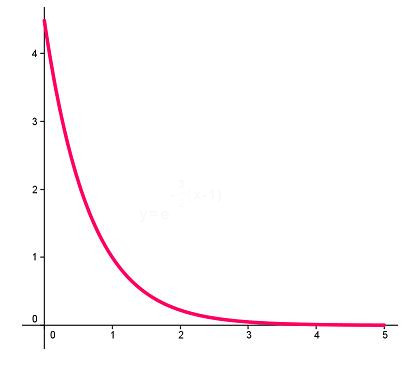
#> input picture pictures/originals/group1/fun4.jpg, 420 x 370 px
$ python -i extract_skeleton.py   (imports and definitions only)
#> lines starting #> are read from the running program, lines starting #| are printed output that depends on the picture; after the words box and inside, x2 and y2 are one past the last pixel; in counts of white or black regions, pixels touching at a corner belong together
#> further down, picture is the input picture: shape (370, 420, 3); mean B, G, R 251.4, 250.3, 252.9
import numpy as np

import cv2
from skimage.morphology import skeletonize

from crop import *

# parameter for adaptative media threshold
BLOCK_SIZE = 50
THRESHOLD = 65


def get_block_index(image_shape, yx, block_size):
    y = np.arange(max(0, yx[0] - block_size),
                  min(image_shape[0], yx[0] + block_size))
    x = np.arange(max(0, yx[1] - block_size),
                  min(image_shape[1], yx[1] + block_size))
    return np.meshgrid(y, x)


def adaptive_median_threshold(img_in, thr):
    # applies median threshold to a block
    med = np.median(img_in)
    img_out = np.zeros_like(img_in, np.uint8)
    img_out[img_in - med < thr] = 255
    return img_out


def block_image_process(image, block_size, thr):
    # applies adptive median threshold to every block
    # of the image
#> called with block_size = 50, thr = 65
    image = cv2.bilateralFilter(image, 15, 25, 75)
    image = 255 - image
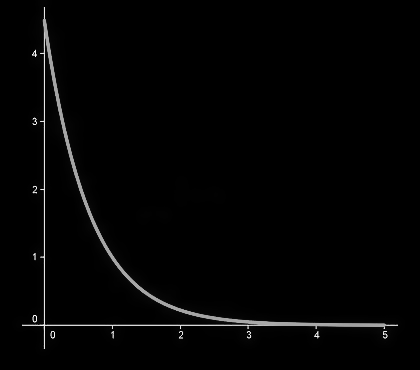
#> image: shape (370, 420); min 0, max 250, mean 3.7

    out_image = np.zeros_like(image, np.uint8)
    for row in range(0, image.shape[0], block_size):
        for col in range(0, image.shape[1], block_size):
            idx = (row, col)
            block_idx = get_block_index(image.shape, idx, block_size)
            out_image[block_idx] = adaptive_median_threshold(
                                   image[block_idx], thr)
#> this loop made 1 pass
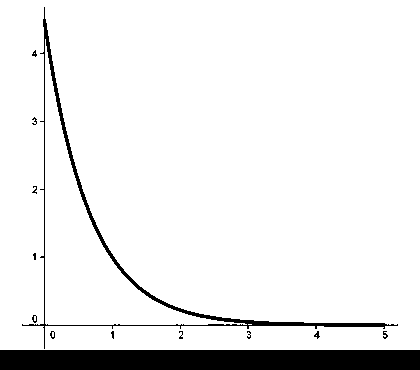
#> out_image: shape (370, 420); 92.7% white; 13 black regions (7 under 20 px), largest, box (x1, y1, x2, y2) and area: (0, 350, 420, 370) 8400, (22, 7, 398, 349) 2675, (314, 331, 320, 339) 24, (383, 331, 388, 339) 23, (32, 315, 37, 323) 22, (50, 331, 55, 339) 22

    return out_image


def calculate_percent(image):
    # calculates the amount of white pixels in the image
    white_amnt = 0
    total = 0

    for i in range(0, image.shape[0]):
        for j in range(0, image.shape[1]):
            if image[i][j] > 0.0:
                white_amnt += 1
            total += 1

    return (white_amnt / float(total)) * 10


def get_skeleton(img, thr):
    # processes bw image and extracts skeleton
    # using threshold value 'thr'
    dst = block_image_process(img, BLOCK_SIZE, thr)

    skeleton = skeletonize(dst < 255)
    skeleton = skeleton.astype(float)

    return skeleton


def convert_to_grayscale(image):
    height, width = image.shape[:2]
    blank_image = np.zeros((height, width, 3), np.uint8)
    blank_image[:, :] = (255, 255, 255)

    for i in range(0, height):
        for j in range(0, width):
            if image[i][j] > 0.0:
                blank_image[i, j] = (0, 0, 0)

    return 255 - blank_image


def extract_skeleton(original_image):
    original = original_image
    img = cv2.cvtColor(original, cv2.COLOR_BGR2GRAY)

    thr = THRESHOLD
    skeleton = get_skeleton(img, thr)
    baseI, baseJ, skeleton = crop_binary(skeleton)
    percent = calculate_percent(skeleton)
    if percent < 0.001:
        thr = THRESHOLD * 0.5
        skeleton = get_skeleton(img, thr)
        baseI, baseJ, skeleton = crop_binary(skeleton)

    skeleton = convert_to_grayscale(skeleton)

    return skeleton

>>> import cv2
>>> picture = cv2.imread('../pictures/originals/group1/fun4.jpg')
#> (the run stopped early here; a loop or call above may not have finished)

$ run again, on pictures/originals/group1/fun6.jpg
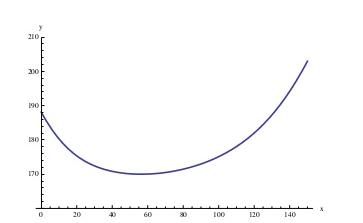
#> input picture pictures/originals/group1/fun6.jpg, 363 x 223 px
#> picture is the input picture: shape (223, 363, 3); mean B, G, R 251.3, 251.1, 251.1
#> in block_image_process, `image = 255 - image`:
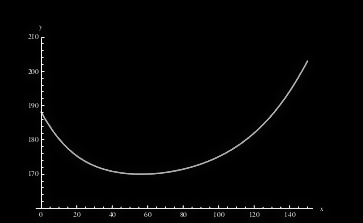
#> image: shape (223, 363); min 0, max 252, mean 3.7
#> the loop in block_image_process, `for row in range(0, image.shape[0], block_size):` made 1 pass
#> after the loop in block_image_process, `for row in range(0, image.shape[0], block_size):`:
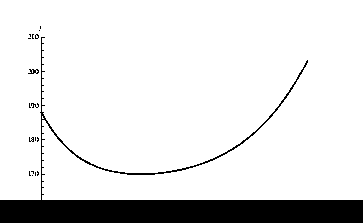
#> out_image: shape (223, 363); 88.5% white; 18 black regions (15 under 20 px), largest, box (x1, y1, x2, y2) and area: (0, 37, 363, 223) 9159, (28, 69, 39, 74) 33, (31, 103, 39, 108) 21

$ run again, on pictures/originals/group1/fun1.png
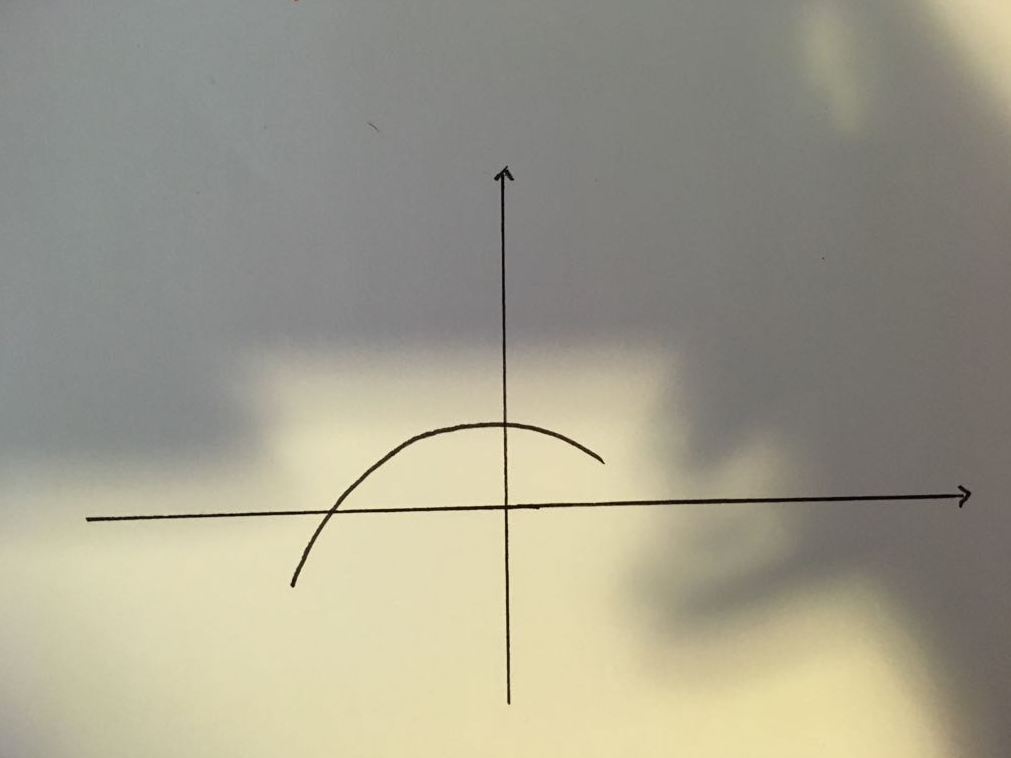
#> input picture pictures/originals/group1/fun1.png, 1011 x 758 px
#> picture is the input picture: shape (758, 1011, 3); mean B, G, R 140.6, 156.9, 160.3
#> in block_image_process, `image = 255 - image`:
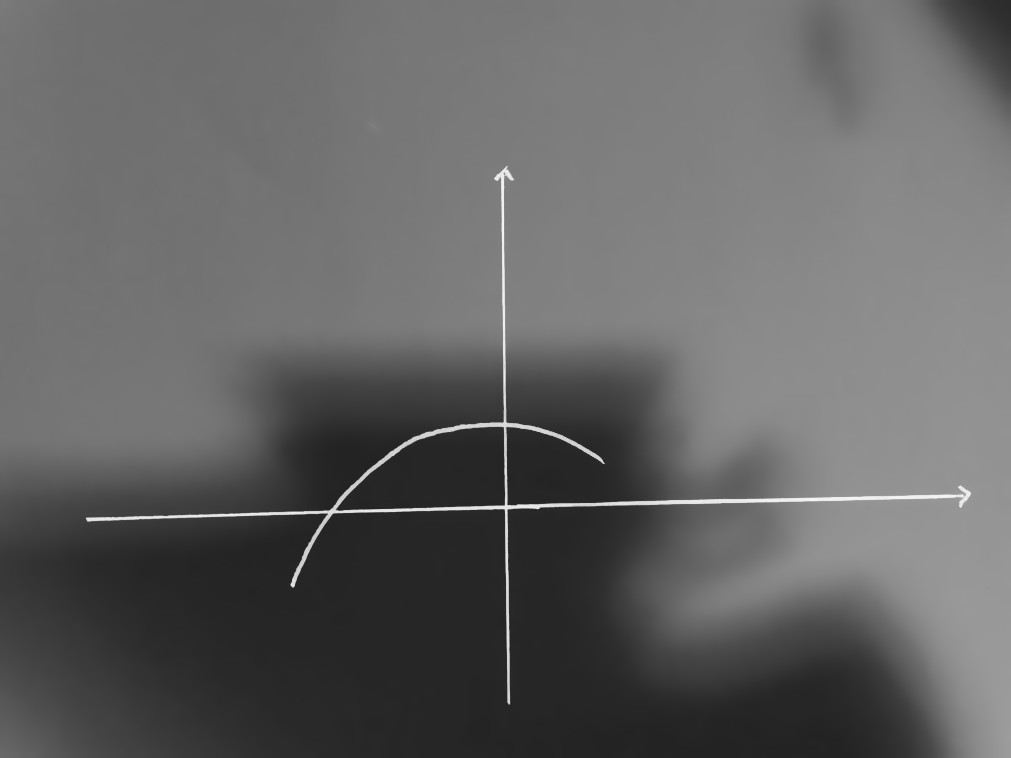
#> image: shape (758, 1011); min 34, max 245, mean 98.9
#> the loop in block_image_process, `for row in range(0, image.shape[0], block_size):` made 1 pass
#> after the loop in block_image_process, `for row in range(0, image.shape[0], block_size):`:
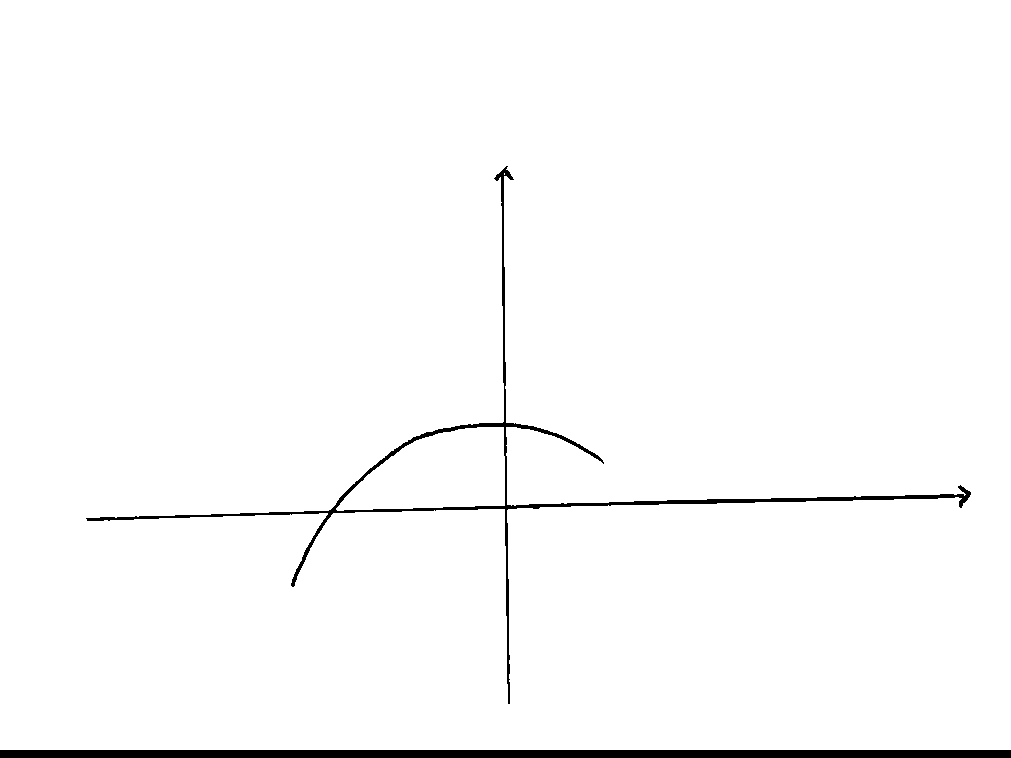
#> out_image: shape (758, 1011); 98.2% white; 2 black regions, box (x1, y1, x2, y2) and area: (0, 750, 1011, 758) 8088, (86, 166, 971, 704) 5684

$ run again, on pictures/originals/group1/fun2.png
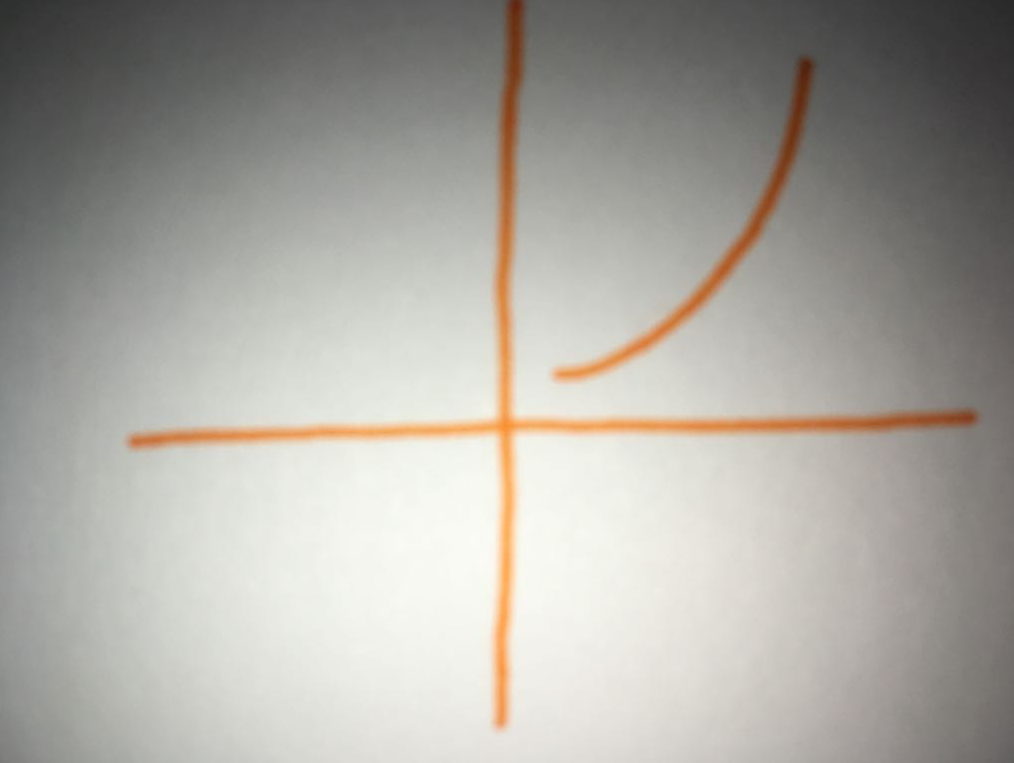
#> input picture pictures/originals/group1/fun2.png, 1014 x 763 px
#> picture is the input picture: shape (763, 1014, 3); mean B, G, R 160.3, 166.9, 169.7
#> in block_image_process, `image = 255 - image`:
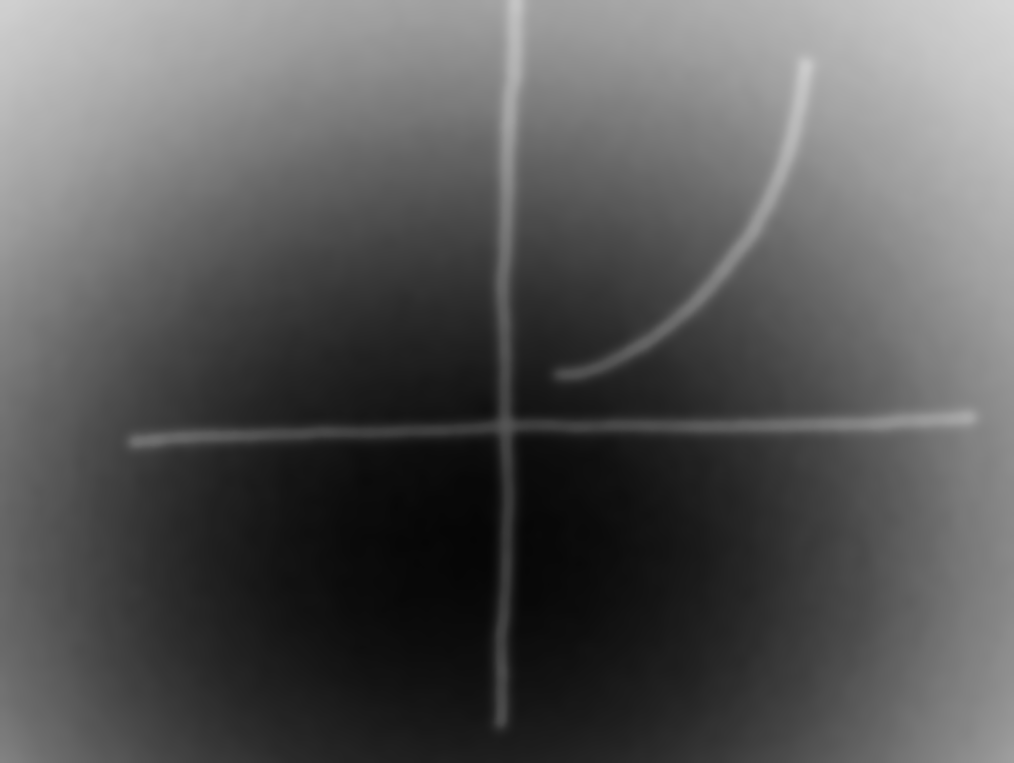
#> image: shape (763, 1014); min 5, max 213, mean 88
#> the loop in block_image_process, `for row in range(0, image.shape[0], block_size):` made 1 pass
#> after the loop in block_image_process, `for row in range(0, image.shape[0], block_size):`:
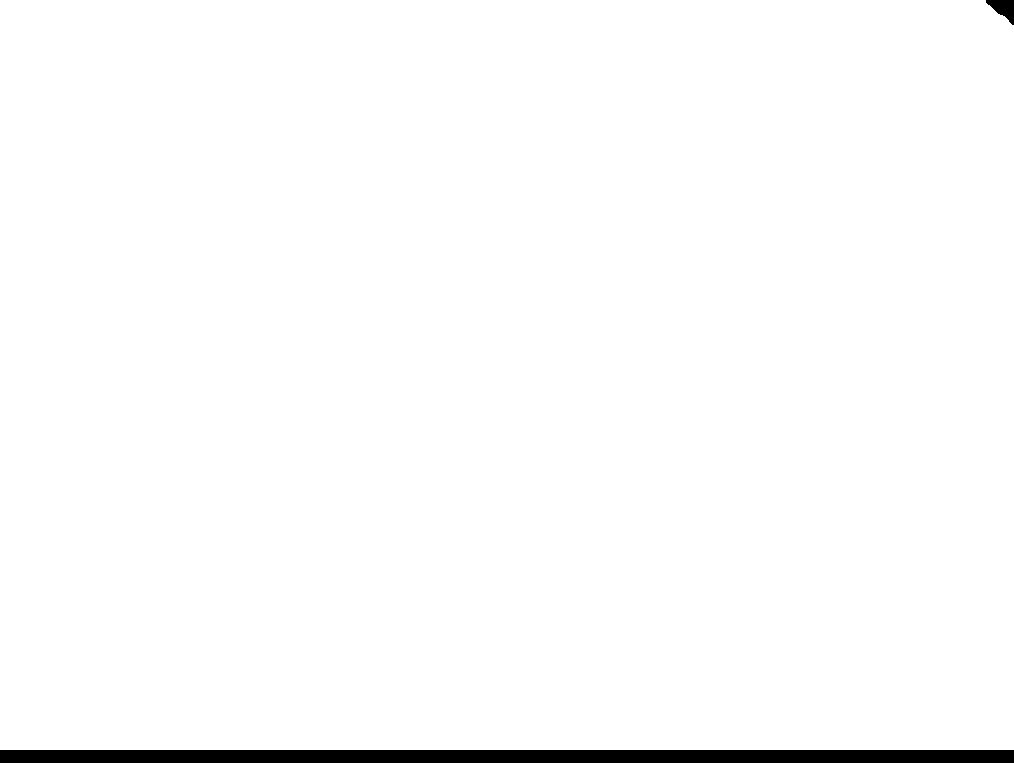
#> out_image: shape (763, 1014); 98.2% white; 2 black regions, box (x1, y1, x2, y2) and area: (0, 750, 1014, 763) 13182, (986, 0, 1014, 25) 391
